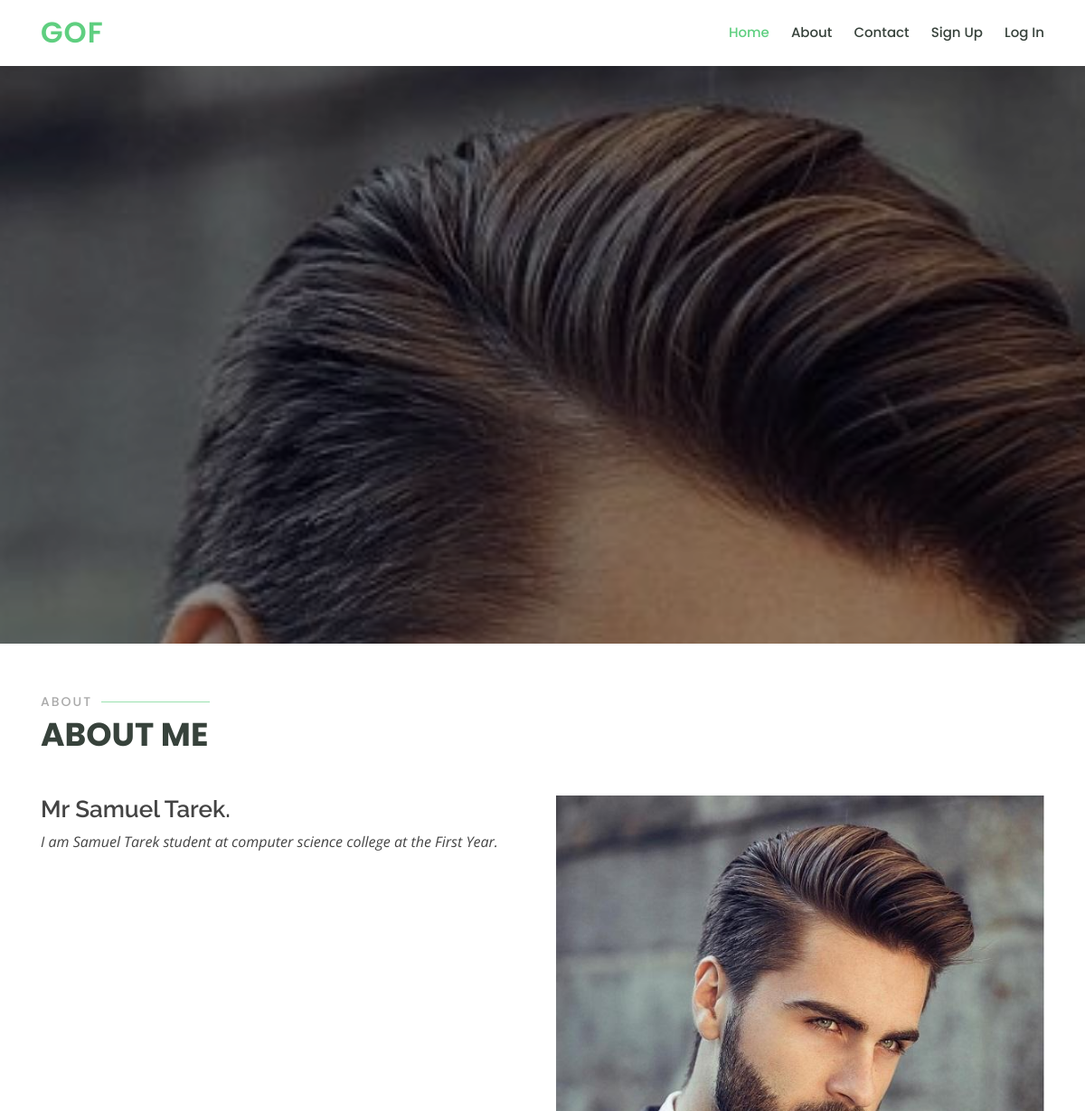
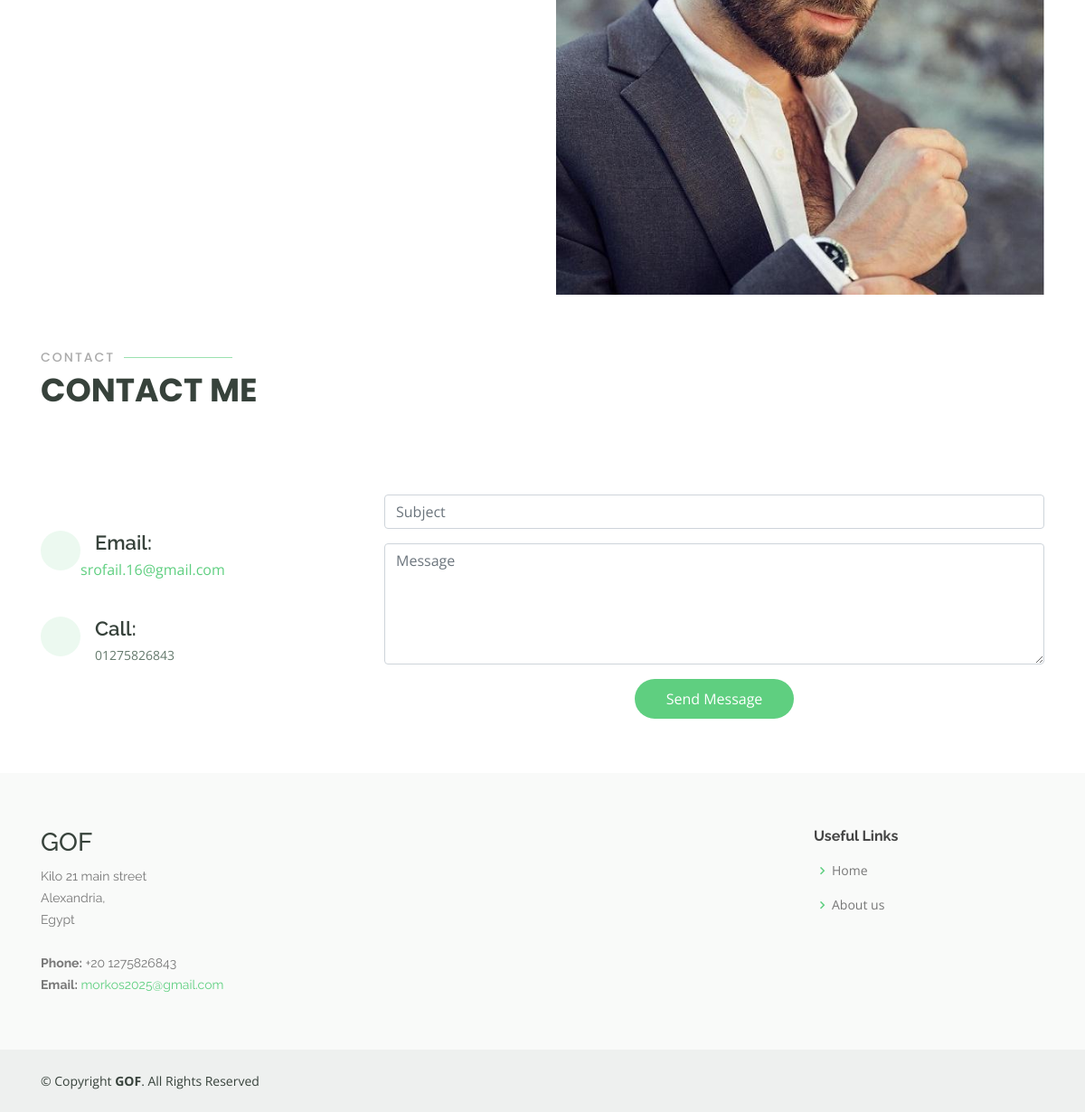
/Profile/Student/samuel, run on the app's committed database (2 pictures, top to bottom).
### user/models.py (models this page shows, shortened)
class StudentInfo(models.Model):
    CHOICES = (
        ('First Year','First Year'),
        ('Second Year', 'Second Year'),
        ('Third Year', 'Third Year'),
        ('Fourth Year', 'Fourth Year'),
        ('Fivth Year', 'Fivth Year'),
        ('Sixth Year', 'Sixth Year')
    )
    user = models.ForeignKey(User,on_delete=models.CASCADE)
    phone_number = models.CharField(max_length=12,unique=True)
    faculty_name = models.ForeignKey(Facalaty,on_delete=models.CASCADE)
    department_name = models.ForeignKey(Department,on_delete=models.CASCADE)
    level = models.CharField(max_length=25,choices=CHOICES)
    profile_pic = models.ImageField(upload_to='profile_images')
    bio = models.TextField(blank=True)
    slug = models.SlugField(unique=True,blank=True)

class Facalaty(models.Model):
    facalaty = models.CharField(max_length=100)
    def __str__(self):
        return self.facalaty

### user/views.py (the view, shortened to what this page needs)
# urls.py: path('Profile/Student/<slug:slug>',views.search_student,name='student_profile_search'),
def search_student(request,slug):
    student = get_object_or_404(StudentInfo, slug=slug)
    return render(request, 'search_stuff/search_student.html', {'student': student})

### user/templates/search_stuff/search_student.html (shortened to what this page needs)
{% extends 'base.html' %}
{% load static %}
{% block content %}
    <br><br><br>
    <main id="main">
    <section id="hero" class="d-flex justify-content-center align-items-center" style="background-image:url({{ student.profile_pic.url }})">
    </section>
     <section id="about" class="about">
      <div class="container" data-aos="fade-up">
        <div class="section-title">
          <h2>About</h2>
          <p>About Me</p>
        </div>
        <div class="row">
          <div class="col-lg-6 order-1 order-lg-2" data-aos="fade-left" data-aos-delay="100">
            <img src="{{ student.profile_pic.url }}" class="img-fluid" alt="">
          </div>
          <div class="col-lg-6 pt-4 pt-lg-0 order-2 order-lg-1 content">
            <h3>Mr {{ student.user.get_full_name }}.</h3>
            <p class="font-italic">
              I am {{ student.user.get_full_name }} student at {{ student.faculty_name }} college at the {{ student.level }}.
            </p>
          </div>
        </div>
      </div>
    </section>
    <section id="contact" class="contact">
      <div data-aos="fade-up">
      <div class="container" data-aos="fade-up">
        <div class="section-title">
          <h2>Contact</h2>
          <p>Contact Me</p>
        </div>
        <div class="row mt-5">
          <div class="col-lg-4">
            <div class="info">
              <div class="email">
                <i class="icofont-envelope"></i>
                <h4>Email:</h4>
                <a href="mailto:{{ student.user.email }}">{{ student.user.email }}</a>
              </div>
              <div class="phone">
                <i class="icofont-phone"></i>
                <h4>Call:</h4>
                <p>{{student.phone_number}}</p>
              </div>
            </div>
          </div>
          <div class="col-lg-8 mt-5 mt-lg-0">
            <form method="post" >
              <div class="form-group">
                <input type="text" class="form-control" name="subject" id="subject" placeholder="Subject" data-rule="minlen:4" data-msg="Please enter at least 8 chars of subject" />
              </div>
              <div class="form-group">
                <textarea class="form-control" name="message" rows="5" data-rule="required" data-msg="Please write something for us" placeholder="Message"></textarea>
              </div>
              <div class="text-center"><button type="submit"style="background: #5fcf80;border: 0;padding: 10px 35px;color: #fff;
                                                                   transition: 0.4s;border-radius: 50px;">Send Message</button></div>
            </form>
          </div>
        </div>
      </div>
    </section>
    </main>
{% endblock %}

### static_files/assets/css/style.css (style rules this page uses)
body { font-family: "Open Sans", sans-serif; color: #444444; }
a { color: #5fcf80; }
h1, h2, h3, h4, h5, h6 { font-family: "Raleway", sans-serif; }
#hero { width: 100%; height: 80vh; background: url("../img/hero-bg.jpg") top center; background-size: cover; position: relative; }
#hero:before { content: ""; background: rgba(0, 0, 0, 0.4); position: absolute; bottom: 0; top: 0; left: 0; right: 0; }
@media (min-width: 1024px) { #hero { background-attachment: fixed; } }
section { padding: 60px 0; overflow: hidden; }
.section-title { padding-bottom: 40px; }
.section-title h2 { font-size: 14px; font-weight: 500; padding: 0; line-height: 1px; margin: 0 0 5px 0; letter-spacing: 2px; text-transform: uppercase; color: #aaaaaa; font-family: "Poppins", sans-serif; }
.section-title h2::after { content: ""; width: 120px; height: 1px; display: inline-block; background: #9ae1af; margin: 4px 10px; }
.section-title p { margin: 0; margin: 0; font-size: 36px; font-weight: 700; text-transform: uppercase; font-family: "Poppins", sans-serif; color: #37423b; }
.about .content h3 { font-weight: 600; font-size: 26px; }
.contact { padding-top: 5px; }
.contact .info { width: 100%; background: #fff; }
.contact .info i { font-size: 20px; color: #5fcf80; float: left; width: 44px; height: 44px; background: #ecf9f0; display: flex; justify-content: center; align-items: center; border-radius: 50px; transition: all 0.3s ease-in-out; }
.contact .info h4 { padding: 0 0 0 60px; font-size: 22px; font-weight: 600; margin-bottom: 5px; color: #37423b; }
.contact .info p { padding: 0 0 0 60px; margin-bottom: 0; font-size: 14px; color: #657a6d; }
.contact .info .email, .contact .info .phone { margin-top: 40px; }

### data on the page
StudentInfo: profile_pic (picture), user.get_full_name "Samuel Tarek", faculty_name "computer science", level "First Year", user.email "srofail.16@gmail.com", phone_number "01275826843"
